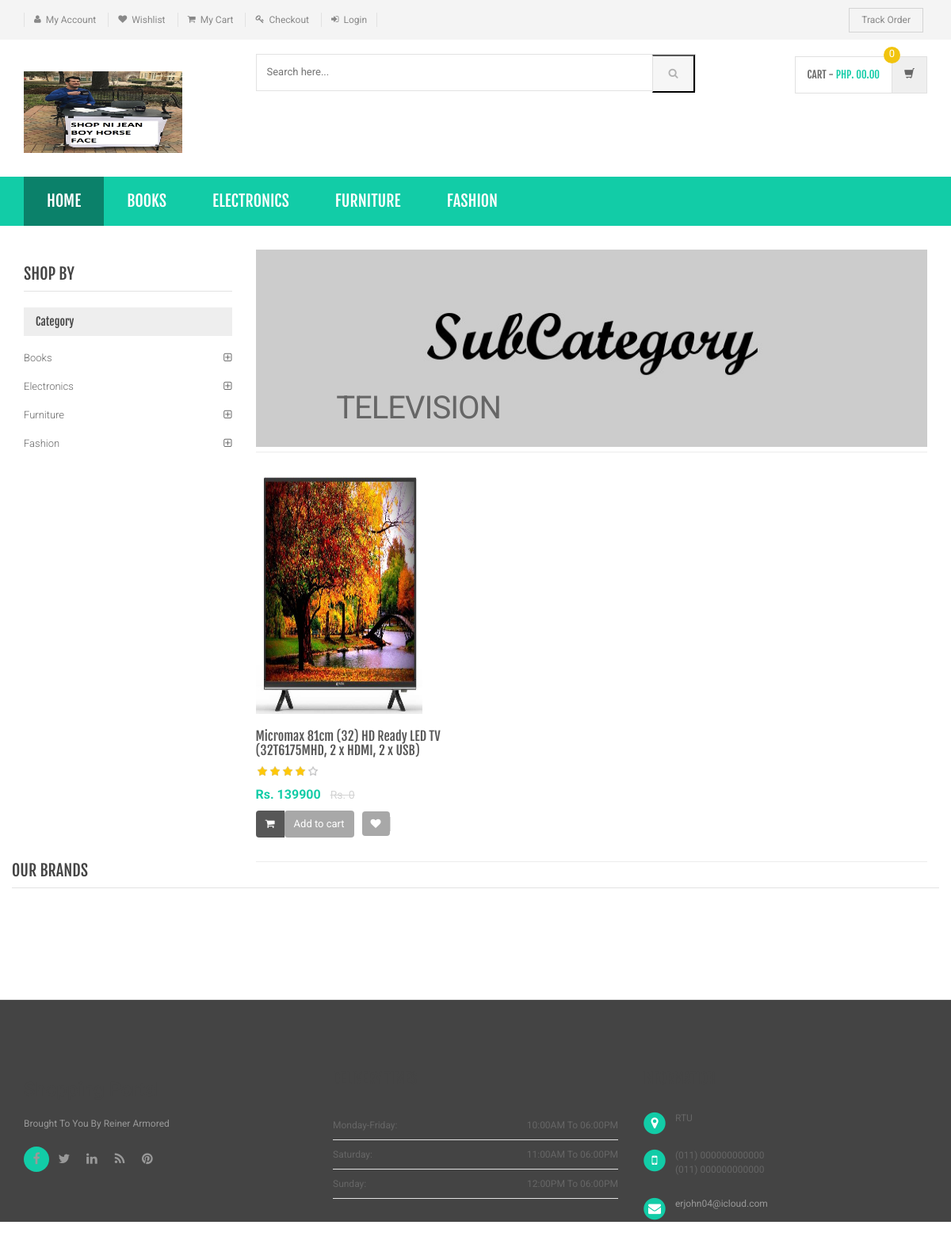
Screenshot of /sub-category1.php?scid=3 with the database file from the repository.
### tables this page shows
CREATE TABLE `category` (
  `id` int(11) NOT NULL,
  `categoryName` varchar(255) DEFAULT NULL,
  `categoryDescription` longtext,
  `creationDate` timestamp NOT NULL DEFAULT CURRENT_TIMESTAMP,
  `updationDate` varchar(255) DEFAULT NULL
);

CREATE TABLE `subcategory` (
  `id` int(11) NOT NULL,
  `categoryid` int(11) DEFAULT NULL,
  `subcategory` varchar(255) DEFAULT NULL,
  `creationDate` timestamp NULL DEFAULT CURRENT_TIMESTAMP,
  `updationDate` varchar(255) DEFAULT NULL
);

CREATE TABLE `products` (
  `id` int(11) NOT NULL,
  `category` int(11) NOT NULL,
  `subCategory` int(11) DEFAULT NULL,
  `productName` varchar(255) DEFAULT NULL,
  `productCompany` varchar(255) DEFAULT NULL,
  `productPrice` int(11) DEFAULT NULL,
  `productPriceBeforeDiscount` int(11) DEFAULT NULL,
  `productDescription` longtext,
  `productImage1` varchar(255) DEFAULT NULL,
  `productImage2` varchar(255) DEFAULT NULL,
  `productImage3` varchar(255) DEFAULT NULL,
  `shippingCharge` int(11) DEFAULT NULL,
  `productAvailability` varchar(255) DEFAULT NULL,
  `postingDate` timestamp NULL DEFAULT CURRENT_TIMESTAMP,
  `updationDate` varchar(255) DEFAULT NULL
);

### sub-category1.php (the view, shortened to what this page needs)
<?php
include('includes/config.php');
$cid=intval($_GET['scid']);
?>
<!DOCTYPE html>
<html lang="en">
	<head>
	    <link rel="stylesheet" href="assets/css/bootstrap.min.css">
	    <link rel="stylesheet" href="assets/css/main.css">
	    <link rel="stylesheet" href="assets/css/green.css">
	    <link rel="stylesheet" href="assets/css/owl.carousel.css">
		<link rel="stylesheet" href="assets/css/owl.transitions.css">
		<link href="assets/css/lightbox.css" rel="stylesheet">
		<link rel="stylesheet" href="assets/css/animate.min.css">
		<link rel="stylesheet" href="assets/css/rateit.css">
		<link rel="stylesheet" href="assets/css/bootstrap-select.min.css">
		<link rel="stylesheet" href="assets/css/config.css">
		<link href="assets/css/green.css" rel="alternate stylesheet" title="Green color">
		<link href="assets/css/blue.css" rel="alternate stylesheet" title="Blue color">
		<link href="assets/css/red.css" rel="alternate stylesheet" title="Red color">
		<link href="assets/css/orange.css" rel="alternate stylesheet" title="Orange color">
		<link href="assets/css/dark-green.css" rel="alternate stylesheet" title="Darkgreen color">
		<link rel="stylesheet" href="assets/css/font-awesome.min.css">
	</head>
    <body class="cnt-home">
<header class="header-style-1">
<?php include('includes/top-header.php');?>
<?php include('includes/main-header.php');?>
<?php include('includes/menu-bar.php');?>
</header>
<div class="body-content outer-top-xs">
	<div class='container'>
		<div class='row outer-bottom-sm'>
			<div class='col-md-3 sidebar'>
	            <div class="sidebar-module-container">
	            	<h3 class="section-title">shop by</h3>
	            	<div class="sidebar-filter">
<div class="sidebar-widget wow fadeInUp outer-bottom-xs ">
	<div class="widget-header m-t-20">
		<h4 class="widget-title">Category</h4>
	</div>
	<div class="sidebar-widget-body m-t-10">
	         <?php $sql=mysql_query("select id,categoryName from category");
while($row=mysql_fetch_array($sql))
{
    ?>
		<div class="accordion">
	    	<div class="accordion-group">
	            <div class="accordion-heading">
	                <a href="category.php?cid=<?php echo htmlentities($row['id']);?>"  class="accordion-toggle collapsed">
	                   <?php echo htmlentities($row['categoryName']);?>
	                </a>
	            </div>
	        </div>
	    </div>
	    <?php } ?>
	</div>
</div>
	            	</div>
	            </div>
            </div>
			<div class='col-md-9'>
	<div id="category" class="category-carousel hidden-xs">
		<div class="item">
			<div class="image">
				<img src="assets/images/banners/cat-banner-2.jpg" alt="" class="img-responsive">
			</div>
			<div class="container-fluid">
				<div class="caption vertical-top text-left">
					<div class="big-text">
						<br />
					</div>
					       <?php $sql=mysql_query("select  subcategory  from  subcategory where id='$cid'");
while($row=mysql_fetch_array($sql))
{
    ?>
					<div class="excerpt hidden-sm hidden-md">
						<?php echo htmlentities($row['subcategory']);?>
					</div>
			<?php } ?>
				</div>
			</div>
		</div>
</div>
				<div class="search-result-container">
					<div id="myTabContent" class="tab-content">
						<div class="tab-pane active " id="grid-container">
							<div class="category-product  inner-top-vs">
							<div class="row">
			<?php
$ret=mysql_query("select * from products where subCategory='$cid'");
    $num=mysql_num_rows($ret);
if($num>0)
{
while ($row=mysql_fetch_array($ret))
{?>
		<div class="col-sm-4 col-md-4 wow fadeInUp">
			<div class="products">
	<div class="product">
		<div class="product-image">
			<div class="image">
				<a href="product-details.php?pid=<?php echo htmlentities($row['id']);?>"><img  src="assets/images/blank.gif" data-echo="admin/productimages/<?php echo htmlentities($row['productName']);?>/<?php echo htmlentities($row['productImage1']);?>" alt="" width="210" height="300"></a>
			</div>
		</div>
		<div class="product-info text-left">
			<h3 class="name"><a href="product-details.php?pid=<?php echo htmlentities($row['id']);?>"><?php echo htmlentities($row['productName']);?></a></h3>
			<div class="rating rateit-small"></div>
			<div class="product-price">
				<span class="price">
					Rs. <?php echo htmlentities($row['productPrice']);?>			</span>
										     <span class="price-before-discount">Rs. <?php echo htmlentities($row['productPriceBeforeDiscount']);?></span>
			</div>
		</div>
					<div class="cart clearfix animate-effect">
				<div class="action">
					<ul class="list-unstyled">
						<li class="add-cart-button btn-group">
							<button class="btn btn-primary icon" data-toggle="dropdown" type="button">
								<i class="fa fa-shopping-cart"></i>
							</button>
							<a href="category.php?page=product&action=add&id=<?php echo $row['id']; ?>">
							<button class="btn btn-primary" type="button">Add to cart</button></a>
						</li>
		                <li class="lnk wishlist">
							<a class="add-to-cart" href="category.php?pid=<?php echo htmlentities($row['id'])?>&&action=wishlist" title="Wishlist">
								 <i class="icon fa fa-heart"></i>
							</a>
						</li>
					</ul>
				</div>
			</div>
			</div>
			</div>
		</div>
	  <?php
	} } else{
?>
	<div class="col-sm-4 col-md-4 wow fadeInUp">
	<h3>No Products Found</h3>
	</div>
	<?php } ?>
										</div>
							</div>
						</div>
				</div>
			</div>
		</div>
		<?php include('includes/brands-slider.php');?>
</div>
</div>
<?php include('includes/footer.php');?>
</body>
</html>

### includes/menu-bar.php (shortened to what this page needs)
<div class="header-nav animate-dropdown">
    <div class="container">
        <div class="yamm navbar navbar-default" role="navigation">
            <div class="nav-bg-class">
                <div class="navbar-collapse collapse" id="mc-horizontal-menu-collapse">
	<div class="nav-outer">
		<ul class="nav navbar-nav">
			<li class="active dropdown yamm-fw">
				<a href="index.php" data-hover="dropdown" class="dropdown-toggle">Home</a>
			</li>
              <?php $sql=mysqli_query($con,"select id,categoryName  from category limit 6");
while($row=mysqli_fetch_array($sql))
{
    ?>
			<li class="dropdown yamm">
				<a href="category.php?cid=<?php echo $row['id'];?>"> <?php echo $row['categoryName'];?></a>
			</li>
			<?php } ?>
		</ul>
		<div class="clearfix"></div>
	</div>
</div>
            </div>
        </div>
    </div>
</div>

### assets/css/green.css (style rules this page uses)
body { background-color:#fff; color:#666; }
h1, h2, h3, h4, h5, h6 { color:#444; }
a, a:visited { color:#C1392B; }

### assets/css/lightbox.css (style rules this page uses)
body:after { content: url(../images/close.png) url(../images/loading.gif) url(../images/prev.png) url(../images/next.png); display: none; }

### assets/css/rateit.css (style rules this page uses)
.rateit { display: -moz-inline-box; display: inline-block; position: relative; -webkit-user-select: none; -khtml-user-select: none; -moz-user-select: none; -o-user-select: none; -ms-user-select: none; user-select: none; -webkit-touch-callout: none; }

### assets/css/blue.css (style rules this page uses)
a { color: #3498db; }
.header-style-1 .header-nav { background: #3498db; }
.cnt-home .header-style-1 .header-nav .navbar .navbar-nav > li.active { background: #1d6ca1; }
.product .product-info .product-price .price { color: #3498db; }
.sidebar .sidebar-module-container .sidebar-widget .sidebar-widget-body .accordion .accordion-group .accordion-heading .accordion-toggle, .sidebar .sidebar-module-container .sidebar-widget .sidebar-widget-body .accordion .accordion-group .accordion-heading .accordion-toggle:hover, .sidebar .sidebar-module-container .sidebar-widget .sidebar-widget-body .accordion .accordion-group .accordion-heading .accordion-toggle:focus, .sidebar .sidebar-module-container .sidebar-widget .sidebar-widget-body .accordion .accordion-group .accordion-heading .accordion-toggle:after { color: #3498db; }

### assets/css/red.css (style rules this page uses)
a { color: #ff6c6c; }
.header-style-1 .header-nav { background: #ff6c6c; }
.cnt-home .header-style-1 .header-nav .navbar .navbar-nav > li.active { background: #ff1a1a; }
.product .product-info .product-price .price { color: #ff6c6c; }
.sidebar .sidebar-module-container .sidebar-widget .sidebar-widget-body .accordion .accordion-group .accordion-heading .accordion-toggle, .sidebar .sidebar-module-container .sidebar-widget .sidebar-widget-body .accordion .accordion-group .accordion-heading .accordion-toggle:hover, .sidebar .sidebar-module-container .sidebar-widget .sidebar-widget-body .accordion .accordion-group .accordion-heading .accordion-toggle:focus, .sidebar .sidebar-module-container .sidebar-widget .sidebar-widget-body .accordion .accordion-group .accordion-heading .accordion-toggle:after { color: #ff6c6c; }

### assets/css/orange.css (style rules this page uses)
a { color: #f39c12; }
.header-style-1 .header-nav { background: #f39c12; }
.cnt-home .header-style-1 .header-nav .navbar .navbar-nav > li.active { background: #ab6c09; }
.product .product-info .product-price .price { color: #f39c12; }
.sidebar .sidebar-module-container .sidebar-widget .sidebar-widget-body .accordion .accordion-group .accordion-heading .accordion-toggle, .sidebar .sidebar-module-container .sidebar-widget .sidebar-widget-body .accordion .accordion-group .accordion-heading .accordion-toggle:hover, .sidebar .sidebar-module-container .sidebar-widget .sidebar-widget-body .accordion .accordion-group .accordion-heading .accordion-toggle:focus, .sidebar .sidebar-module-container .sidebar-widget .sidebar-widget-body .accordion .accordion-group .accordion-heading .accordion-toggle:after { color: #f39c12; }

### assets/css/dark-green.css (style rules this page uses)
body { background-color:#fff; color:#666; }
h1, h2, h3, h4, h5, h6 { color:#444; }
a, a:visited { color:#C1392B; }

### rows the page displays
category: categoryName "BOOKS", categoryName "Books"
category: categoryName "ELECTRONICS", categoryName "Electronics"
category: categoryName "FURNITURE", categoryName "Furniture"
category: categoryName "FASHION", categoryName "Fashion"
subcategory: subcategory "TELEVISION"
products: productName+productImage1 (picture), productName "Micromax 81cm (32) HD Ready LED TV (32T6175MHD, 2 x HDMI, 2 x USB)", productPrice "139900", productPriceBeforeDiscount "0"
